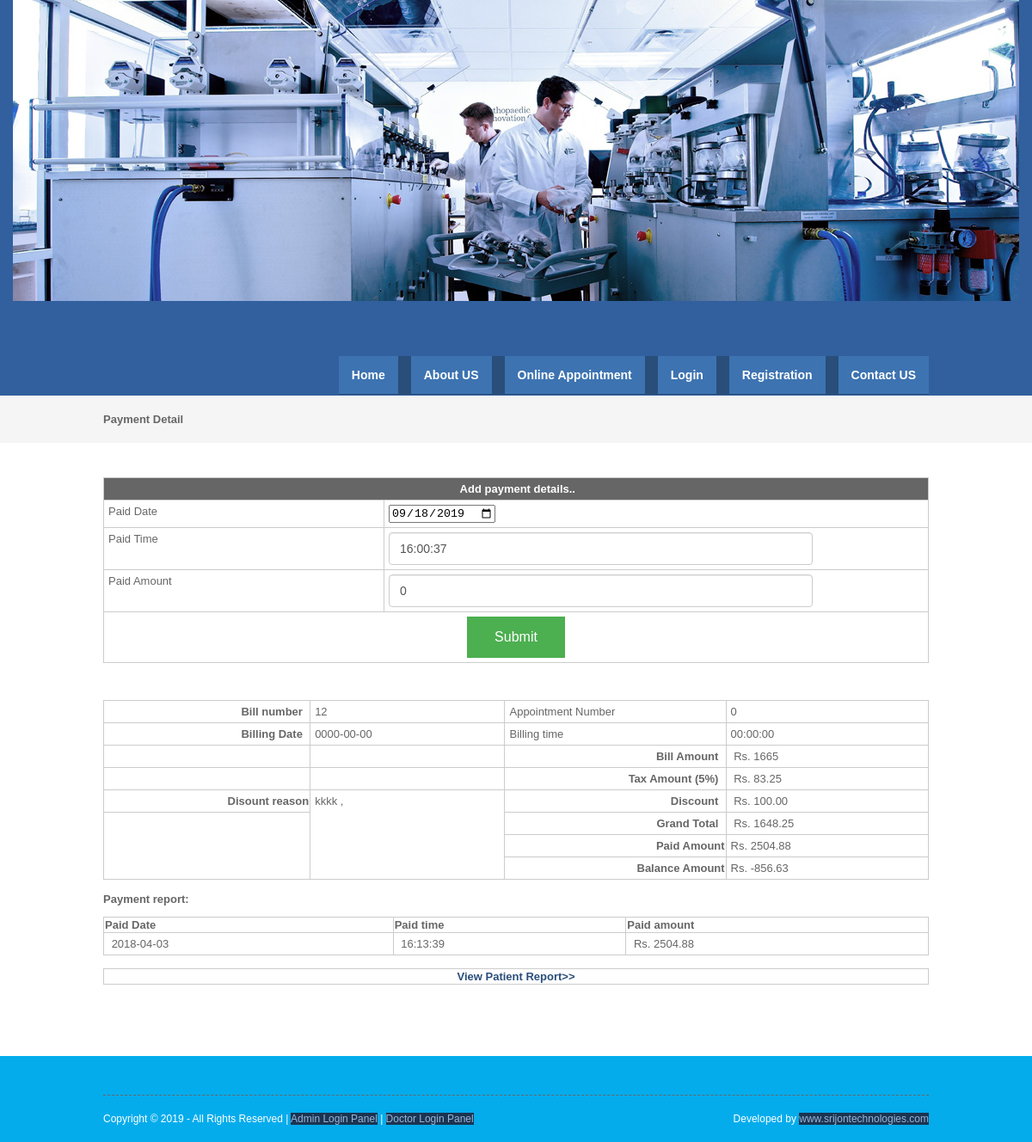
The app's page /payment.php with its own data.
### tables this page shows
CREATE TABLE `billing` (
  `billingid` int(10) NOT NULL,
  `patientid` int(10) NOT NULL,
  `appointmentid` int(10) NOT NULL,
  `billingdate` date NOT NULL,
  `billingtime` time NOT NULL,
  `discount` float(10,2) NOT NULL,
  `taxamount` float(10,2) NOT NULL,
  `discountreason` text NOT NULL,
  `discharge_time` time NOT NULL,
  `discharge_date` date NOT NULL
);

CREATE TABLE `payment` (
  `paymentid` int(10) NOT NULL,
  `patientid` int(10) NOT NULL,
  `appointmentid` int(10) NOT NULL,
  `paiddate` date NOT NULL,
  `paidtime` time NOT NULL,
  `paidamount` float(10,2) NOT NULL,
  `status` varchar(10) NOT NULL,
  `cardholder` varchar(50) NOT NULL,
  `cardnumber` int(25) NOT NULL,
  `cvvno` int(5) NOT NULL,
  `expdate` date NOT NULL
);

### viewpaymentreport.php (the view, shortened to what this page needs)
<?php
include("dbconnection.php");
?>
 <section class="container">
<?php
$sqlbilling_records ="SELECT * FROM billing WHERE appointmentid='$billappointmentid'";
$qsqlbilling_records = mysqli_query($con,$sqlbilling_records);
$rsbilling_records = mysqli_fetch_array($qsqlbilling_records);
?>
 	<table width="1713" border="3">
      <tbody>
        <tr>
          <th scope="col"><div align="right">Bill number &nbsp; </div></th>
          <td><?php echo $rsbilling_records[billingid]; ?></td>
          <td>Appointment Number &nbsp;</td>
          <td><?php echo $rsbilling_records[appointmentid]; ?></td>
        </tr>
        <tr>
          <th width="442" scope="col"><div align="right">Billing Date &nbsp; </div></th>
          <td width="413"><?php echo $rsbilling_records[billingdate]; ?></td>
          <td width="413">Billing time&nbsp; </td>
          	<td width="413"><?php echo $rsbilling_records[billingtime] ; ?></td>
        </tr>
		<tr>
          <th scope="col"><div align="right"></div></th>
          <td></td>
          <th scope="col"><div align="right">Bill Amount &nbsp; </div></th>
          <td><?php
		$sql ="SELECT * FROM billing_records where billingid='$rsbilling_records[billingid]'";
		$qsql = mysqli_query($con,$sql);
		$billamt= 0;
		while($rs = mysqli_fetch_array($qsql))
		{
			$billamt = $billamt +  $rs[bill_amount];
		}
?>
  &nbsp;Rs. <?php echo $billamt; ?></td>
        </tr>
        <tr>
          <th width="442" scope="col"><div align="right"></div></th>
          <td width="413">&nbsp;</td>
          <th width="442" scope="col"><div align="right">Tax Amount (5%) &nbsp; </div></th>
          <td width="413">&nbsp;Rs. <?php echo $taxamt = 5 * ($billamt / 100); ?></td>
       	</tr>
		<tr>
		  <th scope="col"><div align="right">Disount reason</div></th>
		  <td rowspan="4" valign="top"><?php echo $rsbilling_records[discountreason]; ?></td>
		  <th scope="col"><div align="right">Discount &nbsp; </div></th>
		  <td>&nbsp;Rs. <?php echo $rsbilling_records[discount]; ?></td>
	    </tr>
		<tr>
		  <th rowspan="3" scope="col">&nbsp;</th>
		  <th scope="col"><div align="right">Grand Total &nbsp; </div></th>
		  <td>&nbsp;Rs. <?php echo $grandtotal = ($billamt + $taxamt)  - $rsbilling_records[discount] ; ?></td>
	    </tr>
		<tr>
		  <th scope="col"><div align="right">Paid Amount </div></th>
		  <td>Rs. <?php
		  	$sqlpayment ="SELECT sum(paidamount) FROM payment where appointmentid='$billappointmentid'";
			$qsqlpayment = mysqli_query($con,$sqlpayment);
			$rspayment = mysqli_fetch_array($qsqlpayment);
			echo $rspayment[0];
		   ?></td>
	    </tr>
		<tr>
		  <th scope="col"><div align="right">Balance Amount</div></th>
		  <td>Rs. <?php echo $balanceamt = $grandtotal - $rspayment[0]  ; ?></td>
	    </tr>
      </tbody>
    </table>
   <p><strong>Payment report:</strong></p>
<?php
$sqlpayment = "SELECT * FROM payment where appointmentid='$billappointmentid'";
$qsqlpayment = mysqli_query($con,$sqlpayment);
if(mysqli_num_rows($qsqlpayment) == 0)
{
	echo "<strong>No transaction details found..</strong>";
}
else
{
?>
   <table width="840" border="3">
     <tbody>
       <tr>
         <th scope="col">Paid Date</th>
         <th scope="col">Paid time</th>
         <th scope="col">Paid amount</th>
       </tr>
<?php
		while($rspayment = mysqli_fetch_array($qsqlpayment))
		{
		?>
			   <tr>
				 <td>&nbsp;<?php echo $rspayment[paiddate]; ?></td>
				 <td>&nbsp;<?php echo $rspayment[paidtime]; ?></td>
				 <td>&nbsp;Rs. <?php echo $rspayment[paidamount]; ?></td>
			   </tr>
		<?php
		}
?>
     </tbody>
   </table>
<?php
}
?>
</section>

### layout/styles/layout.css (style rules this page uses)
html { overflow-y:scroll; }
body { margin:0; padding:0; font-size:13px; font-family:verdana, Arial, Helvetica, sans-serif; color:#FFFFFF; background-color:#4F473A; }

### layout/styles/tables.css (style rules this page uses)
table { width:100%; border-collapse:collapse; table-layout:auto; vertical-align:top; margin-bottom:15px; border:1px solid #CCCCCC; }
table tbody td { vertical-align:top; border-collapse:collapse; border-left:1px solid #CCCCCC; border-right:1px solid #CCCCCC; }
table thead th, table tbody td { padding:5px; border-collapse:collapse; }

### records on screen
billing: billingid "12", appointmentid "0", billingdate "0000-00-00", billingtime "00:00:00", discountreason "kkkk ,", discount "100.00", discount "1648.25"
payment: paiddate "2018-04-03", paidtime "16:13:39", paidamount "2504.88"

### other values on screen
$billamt "1665"
$taxamt = 5 * ($billamt / 100) "83.25"
$rspayment[0] "2504.88"
$balanceamt = $grandtotal - $rspayment[0] "-856.63"
